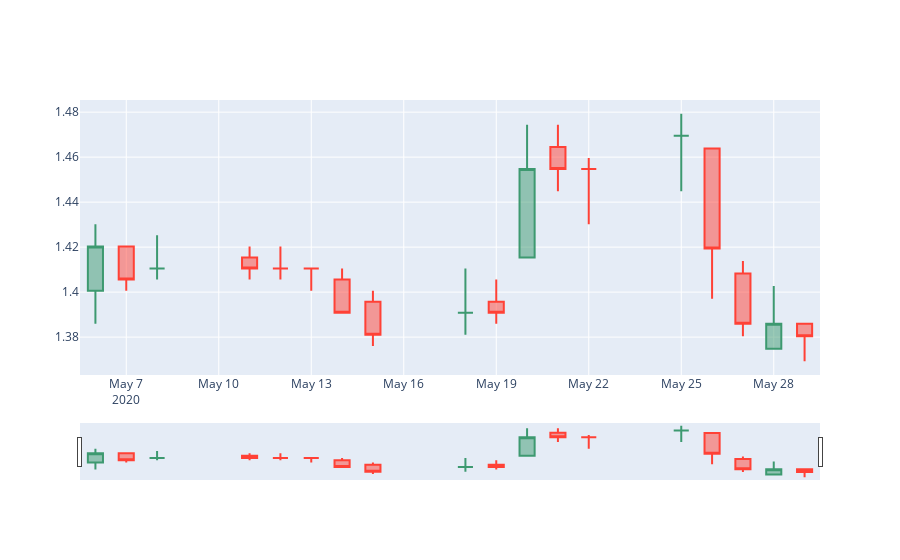

Notebook code cell kept with this figure:
### Code cell
import plotly.graph_objects as go

fig = go.Figure(
    data=[
        go.Candlestick(
            x=df.index.get_level_values("datetime"),
            open=df["$open"],
            high=df["$high"],
            low=df["$low"],
            close=df["$close"],
        )
    ]
)
fig.show()
